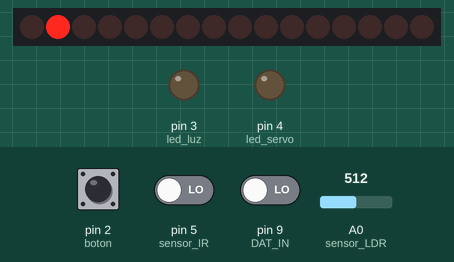
This sketch was run on a simulated Arduino Uno, built with avr-gcc and run on an emulated ATmega328P. Parts: 16 shift-register outputs drawn as a row of LEDs (first output left, lit = HIGH), output pins drawn as LEDs (lit = HIGH). Wiring (inferred from the names in the program): 2 × shift register (74HC595): data pin 10; shift clock pin 12; latch pin 11. Wiring (inferred from the signals the program sends): row of LEDs: on Q0, Q1, Q2, Q3, Q4, Q5, Q6, Q7, Q8, Q9, Q10, Q11, Q12, Q13, Q14, Q15. Inputs (shaded band) come from the test bench; at power-on: pin 2 (boton) LOW, A0 (sensor_LDR) = 512, pin 5 (sensor_IR) LOW, pin 9 (DAT_IN) LOW. Pins used as bus, display or sensor lines are not drawn.

Above: at 1.2 s.
1.3 s: pin 2 (boton) pulled HIGH for 0.15 s
At 1.9 s:
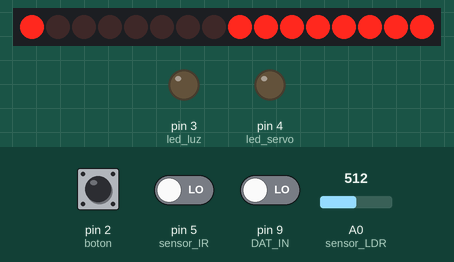
2.9 s: A0 (sensor_LDR) set to 215
4.4 s: A0 (sensor_LDR) set to 183
At 4.7 s:
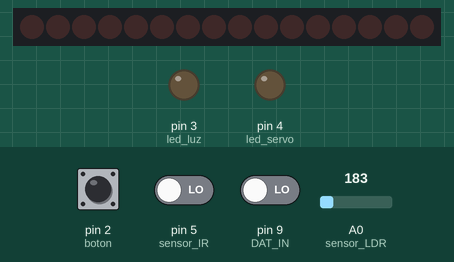
5.9 s: pin 2 (boton) pulled HIGH for 1 s
At 7.8 s:
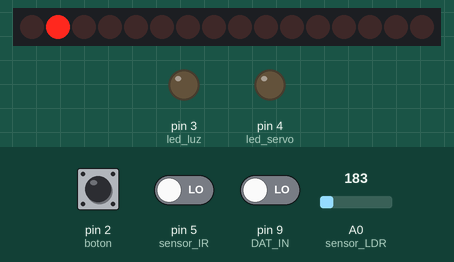
Timing chart, 0 to 9.3 s (numbered marks = the images above; inputs shaded):
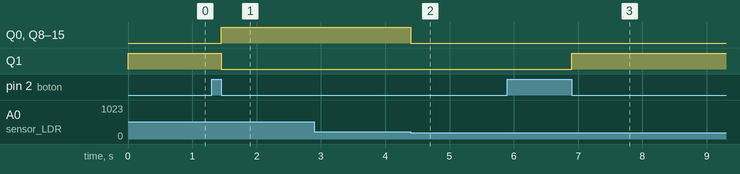

The sketch:

Tutorial-29-Ejercicio-4-libre.ino
```cpp
/* MakerVentura , 15/02/2019
 * Curso de Electronica Digital con FPGAs Libres
 * Profesor : Juan González , @Obijuan
 * Tutorial 29 , Ejercicio 4 Libre
 * ---------------------------------------------------- */
/* Objetivo : Se trata de conectar una placa Arduino como MAESTRO
 * y la placa Icezum Alhambra como ESCLAVO , en una comunicación
 * serie sincrona,donde Arduino envía/recibe información a través de
 * un puerto de entrada y otro de salida creados en la Icezum Alhambra
 * La comunicación entre las 2 placas utiliza 4 cables :
 * ( CLK , DAT_IN , DAT_OUT y CTRL )
 * ----------------------------------------------------
 * Para la transmisión serie de los datos , se crea la
 * función fpga_write(int value) , que a su vez utiliza la
 * función shiftOut() del lenguaje Arduino
 * ----------------------------------------------------
 * Para la recepción serie de los datos , se crea la
 * función fpga_read(), que usa a su vez shiftIn() de Arduino
 * ----------------------------------------------------
 */
 /* La placa Arduino ordena a la placa Icezum si la LUZ debe estar ON/OFF
  * y si la BARRERA debe estar ABIERTA/CERRADA
  * La placa Icezum Alhambra devuelve a Arduino el ESTADO REAL ON/OFF de
  * ambos actuadores , y Arduino lo muestra mediante dos LEDS PILOTO
  */
 /* Entradas a la placa :
  *  Sensor de Luz , Sensor IR , Botón-Pulsador
  *  Comunicación desde la Placa Icezum Alhambra
  * Salidas de la placa :
  *  Led piloto Luz ON/OFF , Led piloto Barrera ON/OFF
  *  Comunicación hacia la Placa Icezum Alhambra
  */
/*En la placa Arduino creamos una Máquina de Estados

Descripción de la Máquina :

Estados :
* S0 : Modo OFF
* S1 : Modo sensible solamente al SENSOR DE LUZ
* S2 : Modo sensible solamente al SENSOR IR
* S3 : Modo sensible a AMBOS SENSORES LUZ/IR

Eventos  :
* E0 : Boton pulsar y soltar
*/

/***   Global variables and function definition  ***/

int estado = 0;                                        // Variable que guarda el estado de mi máquina
const int led_luz = 3;                                 //Pin al que conectamos el Led Piloto avisador LUZ ON/OFF
const int led_servo = 4;                               //Pin al que conectamos el Led Piloto avisador BARRERA ABIERTA/CERRADA
const int sensor_IR = 5;                               //Pin al que conectamos el sensor IR
const int boton = 2;                                   //Pin al que conectamos el botón pulsador que controla el estado de la maquina
const int sensor_LDR = A0;                             //Pin analógico al que conectamos el sensor de luz
const int CLK = 12;                                    //Pin de reloj
const int DAT_IN = 9;                                  //Pin de entrada de datos desde Icezum Alhambra a placa Arduino
const int CTRL = 11;                                   //Pin de control
const int DAT_OUT = 10;                                //Pin de salida de datos desde Arduino a Icezum Alhambra


/***   Setup  ***/

void setup(){

pinMode(led_luz, OUTPUT);                             // Declaramos led_luz como salida
pinMode(led_servo, OUTPUT);                           // Declaramos led_servo como salida
pinMode(sensor_IR, INPUT);                            // Declaramos sensor_IR como entrada
pinMode(boton, INPUT);                                // Declaramos boton como entrada
pinMode(sensor_LDR, INPUT);                           // Declaramos sensor_LDR como entrada
pinMode(CLK, OUTPUT);                                 // Establecemos las sallidas y entradas de comunicacion
pinMode(DAT_IN, INPUT);                               // entre Arduino y Icezum Alhambra
pinMode(DAT_OUT, OUTPUT);
pinMode(CTRL, OUTPUT);

digitalWrite(CTRL, LOW);                              // Ponemos inicialmente a cero la salida CTRL

/*
Iniciamos el programa colocando a la máquina en estado S0 : Los dos leds piloto apagados
*/
digitalWrite(led_luz,LOW);                            // Apagamos led piloto ESTADO LUZ
digitalWrite(led_servo,LOW);                          // Apagamos led piloto ESTADO BARRERA

}

/******************************************************************************************************************************/
/*Función para leer continuamente desde Arduino lo que hay en el puerto correspondiente de la Icezum Alhambra*/

byte fpga_read() {
  byte c;
  //-- Indicar a la FPGA que capture el dato
  digitalWrite(CTRL, HIGH);
  digitalWrite(CTRL, LOW);
  //-- Recibir el dato
  c =  shiftIn(DAT_IN, CLK, MSBFIRST);
  return c;
}
/*****************************************************************************************************************************/
/*Función para escribir desde Arduino en el puerto de escritura creado en la Icezum Alhambra*/

void fpga_write(int value) {
 shiftOut(DAT_OUT, CLK, MSBFIRST, value);
 digitalWrite(CTRL, HIGH);
 digitalWrite(CTRL, LOW);

}

/***   Loop  ***/

void loop(){

/*****        Programacion de la LOGICA DE LA MAQUINA DE ESTADOS     *****/

if (estado == 0 && digitalRead(boton) == 1){  // Si estado = 0 y pulsamos el boton ...
  while (digitalRead(boton) == 1){  // Bucle para evitar efecto rebote del boton
    delay(10);
    }
  estado = 1;  // Cambiamos a estado = 1
  }
else if (estado == 1 && digitalRead(boton) == 1){  // Si estado = 1 y pulsamos el boton ...
  while (digitalRead(boton) == 1){  // Bucle para evitar efecto rebote del boton
    delay(10);
    }
  estado = 2;  // Cambiamos a estado = 2
  }
else if (estado == 2 && digitalRead(boton) == 1){  // Si estado = 2 y pulsamos el boton ...
  while (digitalRead(boton) == 1){  // Bucle para evitar efecto rebote del boton
    delay(10);
    }
  estado = 3;  // Cambiamos a estado = 3
  }
else if (estado == 3 && digitalRead(boton) == 1){  // Si estado = 3 y pulsamos el boton ...
  while (digitalRead(boton) == 1){  // Bucle para evitar efecto rebote del boton
    delay(10);
    }
  estado = 0;  // Cambiamos a estado = 0
  }

 /*****  FIN DE LA PROGRAMACION DE LA LOGICA DE LA MAQUINA DE ESTADOS  *****/


 /*****  COMIENZO DE LA PROGRAMACION DE LAS ACCIONES DE LA MAQUINA DE ESTADOS  *****/

 if (estado == 0){

  fpga_write(0x00);                         // Enviamos instruccion "Apagar Luz"
  fpga_write(0x02);                         // Enviamos instruccion "Cerrar Barrera"

  byte dat;
  //-- Leer dato de la FPGA
  dat = fpga_read();

  int recepcion = dat;
    switch (recepcion){
      case 0:
      digitalWrite(led_luz,LOW);
      digitalWrite(led_servo, LOW);
      break;
      case 1:
      digitalWrite(led_luz,LOW);
      digitalWrite(led_servo, HIGH);
      break;
      case 2:
      digitalWrite(led_luz,HIGH);
      digitalWrite(led_servo, LOW);
      break;
      case 3:
      digitalWrite(led_luz,HIGH);
      digitalWrite(led_servo, HIGH);
      break;
       }
 }
 else if (estado == 1){
  if (analogRead(sensor_LDR)>200){
      fpga_write(0x01);
  }
  else {
      fpga_write(0x00);
  }
  byte dat;
  //-- Leer dato de la FPGA
  dat = fpga_read();

  int recepcion = dat;
    switch (recepcion){
      case 0:
      digitalWrite(led_luz,LOW);
      digitalWrite(led_servo, LOW);
      break;
      case 1:
      digitalWrite(led_luz,LOW);
      digitalWrite(led_servo, HIGH);
      break;
      case 2:
      digitalWrite(led_luz,HIGH);
      digitalWrite(led_servo, LOW);
      break;
      case 3:
      digitalWrite(led_luz,HIGH);
      digitalWrite(led_servo, HIGH);
      break;
       }
 }
 else if (estado == 2){

  if (digitalRead(sensor_IR)){
    fpga_write(0x03);
  }
  else {
    fpga_write(0x02);
  }
  byte dat;
  //-- Leer dato de la FPGA
  dat = fpga_read();

  int recepcion = dat;
    switch (recepcion){
      case 0:
      digitalWrite(led_luz,LOW);
      digitalWrite(led_servo, LOW);
      break;
      case 1:
      digitalWrite(led_luz,LOW);
      digitalWrite(led_servo, HIGH);
      break;
      case 2:
      digitalWrite(led_luz,HIGH);
      digitalWrite(led_servo, LOW);
      break;
      case 3:
      digitalWrite(led_luz,HIGH);
      digitalWrite(led_servo, HIGH);
      break;
       }
 }
 else if (estado == 3){

  if (analogRead(sensor_LDR)>200){
      fpga_write(0x01);
  }
  else {
      fpga_write(0x00);
  }

  if (digitalRead(sensor_IR)){
    fpga_write(0x03);
  }
  else {
    fpga_write(0x02);
  }
  byte dat;
  //-- Leer dato de la FPGA
  dat = fpga_read();

  int recepcion = dat;
    switch (recepcion){
      case 0:
      digitalWrite(led_luz,LOW);
      digitalWrite(led_servo, LOW);
      break;
      case 1:
      digitalWrite(led_luz,LOW);
      digitalWrite(led_servo, HIGH);
      break;
      case 2:
      digitalWrite(led_luz,HIGH);
      digitalWrite(led_servo, LOW);
      break;
      case 3:
      digitalWrite(led_luz,HIGH);
      digitalWrite(led_servo, HIGH);
      break;
       }
 }

 /*****  FIN DE LA PROGRAMACION DE LAS ACCIONES DE LA MAQUINA DE ESTADOS  *****/

/***********************      Fin del Programa       **************************/

}
```

Measured:
- the behaviour switches between 201 and 200 on A0 (sensor_LDR) (found by bisection; images 1 and 2)
- after the input at 1.3 s, Q0, Q8–15: LOW → HIGH after 0.15 s; Q1: HIGH → LOW after 0.15 s
- after the input at 2.9 s, every drawn part: stays the same
- after the input at 4.4 s, Q0, Q8–15: HIGH → LOW at once
- after the input at 5.9 s, Q1: LOW → HIGH after 1.0 s
